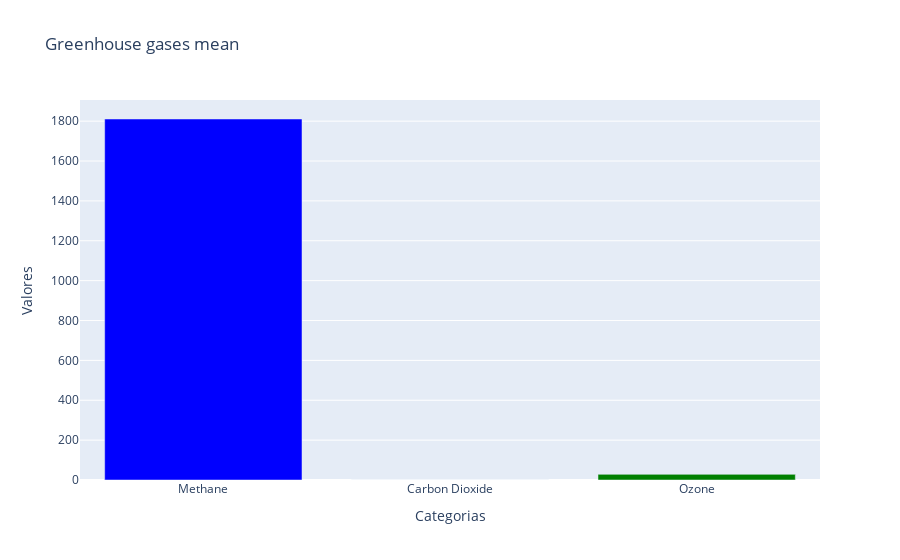

This figure's notebook cell:
### Code cell
import plotly.graph_objects as go

# Defina os rótulos para o eixo x (por exemplo, categorias)
categorias = ['Methane', 'Carbon Dioxide', 'Ozone']

# Crie o objeto de figura
fig = go.Figure()

# Adicione barras para cada variável
fig.add_trace(go.Bar(x=categorias, 
                     y=[mean_ch4, mean_co2_ppb, mean_ozone],
                     marker_color=['blue', 'orange', 'green']))

# Atualize o layout do gráfico
fig.update_layout(barmode='group', title='Greenhouse gases mean',
                  xaxis_title='Categorias', yaxis_title='Valores')

# Mostre o gráfico
fig.show()

### Figure 1 — Plotly figure (JSON) as saved in the notebook; plotly's stock layout.template omitted (floating-point values rounded to 4 significant figures)
{"data": [{"marker": {"color": ["blue", "orange", "green"]}, "type": "bar", "x": ["Methane", "Carbon Dioxide", "Ozone"], "y": [1811.0, 0.3828, 28.29]}], "layout": {"barmode": "group", "title": {"text": "Greenhouse gases mean"}, "xaxis": {"title": {"text": "Categorias"}}, "yaxis": {"title": {"text": "Valores"}}}}
